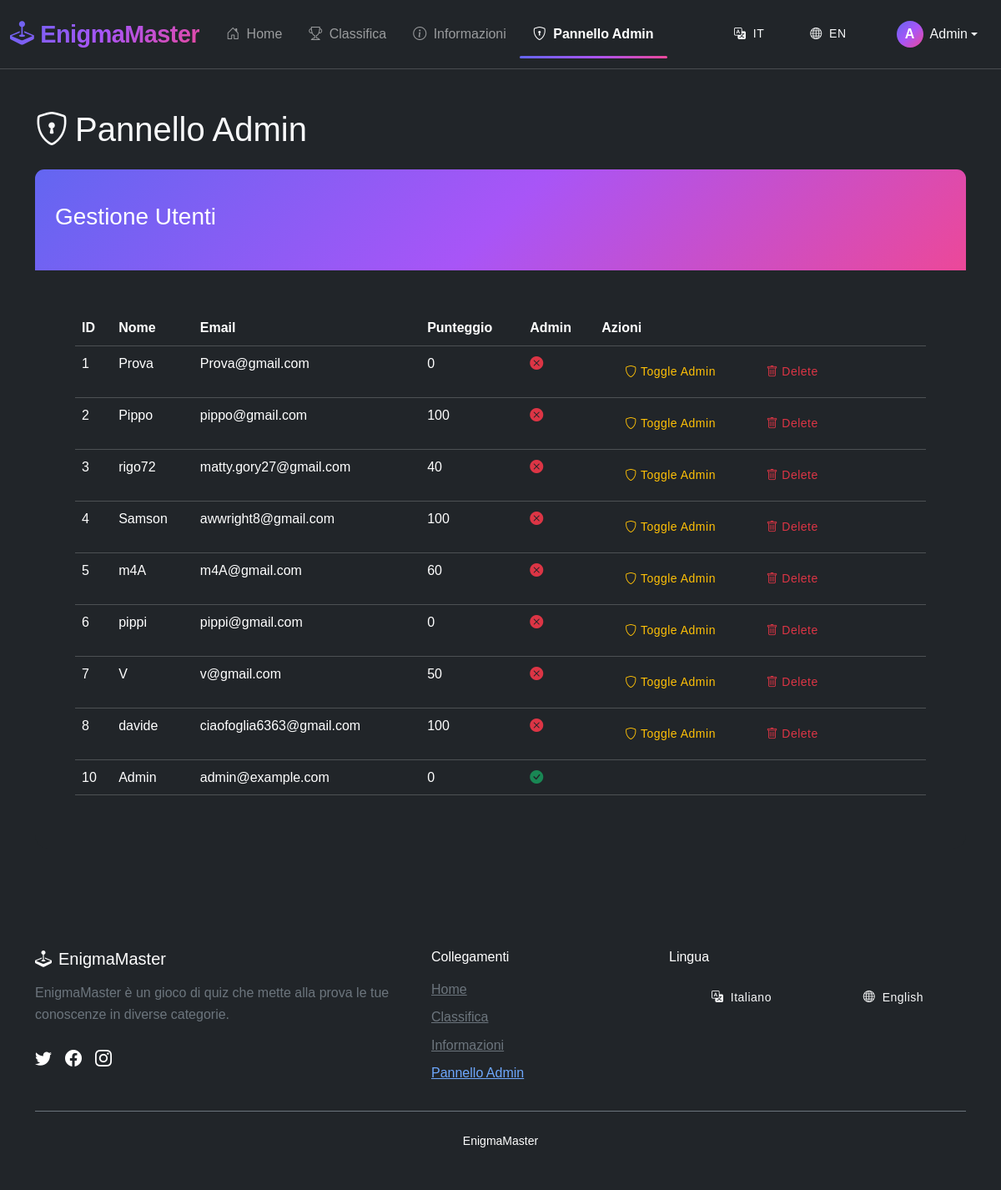
The page /admin.php (signed in) on the database its author committed.
### tables this page shows
CREATE TABLE utenti (
    id INT AUTO_INCREMENT PRIMARY KEY,
    nome VARCHAR(100) NOT NULL,
    email VARCHAR(150) UNIQUE NOT NULL,
    password VARCHAR(255) NOT NULL,
    punteggio INT DEFAULT 0,
    is_admin BOOLEAN DEFAULT FALSE,
    data_reg TIMESTAMP DEFAULT CURRENT_TIMESTAMP
);

### admin.php (the view, shortened to what this page needs)
<?php
include 'config.php';
$language = isset($_SESSION['lang']) ? $_SESSION['lang'] : 'it';
?>
<!DOCTYPE html>
<html lang="<?= $language ?>" data-bs-theme="dark">
<head>
    <link href="https://cdn.jsdelivr.net/npm/bootstrap@5.3.2/dist/css/bootstrap.min.css" rel="stylesheet">
    <link rel="stylesheet" href="https://cdn.jsdelivr.net/npm/bootstrap-icons@1.11.1/font/bootstrap-icons.css">
    <link rel="stylesheet" href="./css/style.css">
</head>
<body class="d-flex flex-column min-vh-100 bg-dark text-light">
    <?php include 'components/navbar.php'; ?>
    <main class="container py-5">
        <div class="row">
            <div class="col-12">
                <h1 class="mb-4"><i class="bi bi-shield-lock me-2"></i><?= $lang['admin_panel'] ?></h1>
                <div class="card bg-dark border-primary mb-4">
                    <div class="card-header bg-primary">
                        <h3><?= $lang['user_management'] ?></h3>
                    </div>
                    <div class="card-body">
                        <div class="table-responsive">
                            <table class="table table-dark table-hover">
                                <thead>
                                    <tr>
                                        <th>ID</th>
                                        <th><?= $lang['name'] ?></th>
                                        <th>Email</th>
                                        <th><?= $lang['score'] ?></th>
                                        <th>Admin</th>
                                        <th><?= $lang['actions'] ?></th>
                                    </tr>
                                </thead>
                                <tbody>
                                    <?php
                                    $users = $conn->query("SELECT id, nome, email, punteggio, is_admin FROM utenti ORDER BY id");
                                    while ($user = $users->fetch_assoc()):
                                    ?>
                                    <tr>
                                        <td><?= $user['id'] ?></td>
                                        <td><?= htmlspecialchars($user['nome']) ?></td>
                                        <td><?= htmlspecialchars($user['email']) ?></td>
                                        <td><?= $user['punteggio'] ?></td>
                                        <td><?= $user['is_admin'] ? '<i class="bi bi-check-circle-fill text-success"></i>' : '<i class="bi bi-x-circle-fill text-danger"></i>' ?></td>
                                        <td>
                                            <?php if ($user['id'] != $_SESSION['utente_id']): ?>
                                                <a href="admin_action.php?action=toggle_admin&user_id=<?= $user['id'] ?>" class="btn btn-sm btn-outline-warning">
                                                    <i class="bi bi-shield"></i> Toggle Admin
                                                </a>
                                                <a href="admin_action.php?action=delete&user_id=<?= $user['id'] ?>" class="btn btn-sm btn-outline-danger" onclick="return confirm('<?= $lang['confirm_delete'] ?>')">
                                                    <i class="bi bi-trash"></i> Delete
                                                </a>
                                            <?php endif; ?>
                                        </td>
                                    </tr>
                                    <?php endwhile; ?>
                                </tbody>
                            </table>
                        </div>
                    </div>
                </div>
            </div>
        </div>
    </main>
    <?php include 'components/footer.php'; ?>
</body>
</html>

### css/style.css (style rules this page uses)
:root { --bs-primary: #6366f1; --bs-primary-rgb: 99, 102, 241; --bs-primary-hover: #4f46e5; --bs-secondary: #94a3b8; --bs-dark: #1e293b; --bs-light: #f8fafc; --bs-gradient: linear-gradient(135deg, #6366f1 0%, #a855f7 50%, #ec4899 100%); --bs-glass-bg: rgba(255, 255, 255, 0.85); --bs-glass-border: rgba(255, 255, 255, 0.18); --bs-border-radius: 12px; --bs-border-radius-lg: 16px; --bs-border-radius-sm: 8px; --bs-box-shadow: 0 4px 6px -1px rgba(0,0,0,0.1); --bs-box-shadow-lg: 0 10px 15px -3px rgba(0,0,0,0.1); }
body { font-family: 'Poppins', sans-serif; background-color: var(--bs-light); color: var(--bs-dark); min-height: 100vh; display: flex; flex-direction: column; line-height: 1.6; }
.btn { --bs-btn-border-radius: var(--bs-border-radius-sm); --bs-btn-font-weight: 500; --bs-btn-padding-x: 1.75rem; --bs-btn-padding-y: 0.75rem; --bs-btn-transition: all 0.3s cubic-bezier(0.4, 0, 0.2, 1); letter-spacing: 0.5px; border: none; }
.card { --bs-card-border-radius: var(--bs-border-radius-lg); --bs-card-border-width: 0; --bs-card-box-shadow: var(--bs-box-shadow-lg); --bs-card-cap-padding-y: 2.5rem; --bs-card-cap-padding-x: 1.5rem; --bs-card-spacer-y: 3rem; --bs-card-spacer-x: 3rem; transition: transform 0.3s ease, box-shadow 0.3s ease; }
.card-header { background: var(--bs-gradient) !important; color: white !important; border-bottom: none !important; }

### rows shown on the page
utenti: id "1", nome "Prova", email "Prova@gmail.com", punteggio "0", is_admin 0 (drawn)
utenti: id "2", nome "Pippo", email "pippo@gmail.com", punteggio "100", is_admin 0 (drawn)
utenti: id "3", nome "rigo72", email "matty.gory27@gmail.com", punteggio "40", is_admin 0 (drawn)
utenti: id "4", nome "Samson", email "awwright8@gmail.com", punteggio "100", is_admin 0 (drawn)
utenti: id "5", nome "m4A", email "m4A@gmail.com", punteggio "60", is_admin 0 (drawn)
utenti: id "6", nome "pippi", email "pippi@gmail.com", punteggio "0", is_admin 0 (drawn)
utenti: id "7", nome "V", email "v@gmail.com", punteggio "50", is_admin 0 (drawn)
utenti: id "8", nome "davide", email "ciaofoglia6363@gmail.com", punteggio "100", is_admin 0 (drawn)
utenti: id "10", nome "Admin", email "admin@example.com", punteggio "0", is_admin 1 (drawn)

### other values the page prints
$lang['home'] "Home"
$lang['leaderboard'] "Classifica"
$lang['information'] "Informazioni"
$lang['admin_panel'] "Pannello Admin"
substr(htmlspecialchars($_SESSION['nome']), 0, 1) "A"
$_SESSION['nome'] "Admin"
$lang['user_management'] "Gestione Utenti"
$lang['name'] "Nome"
$lang['score'] "Punteggio"
$lang['actions'] "Azioni"
$lang['game_description'] "EnigmaMaster è un gioco di quiz che mette alla prova le tue conoscenze in diverse categorie."
$lang['links'] "Collegamenti"
$lang['language'] "Lingua"
